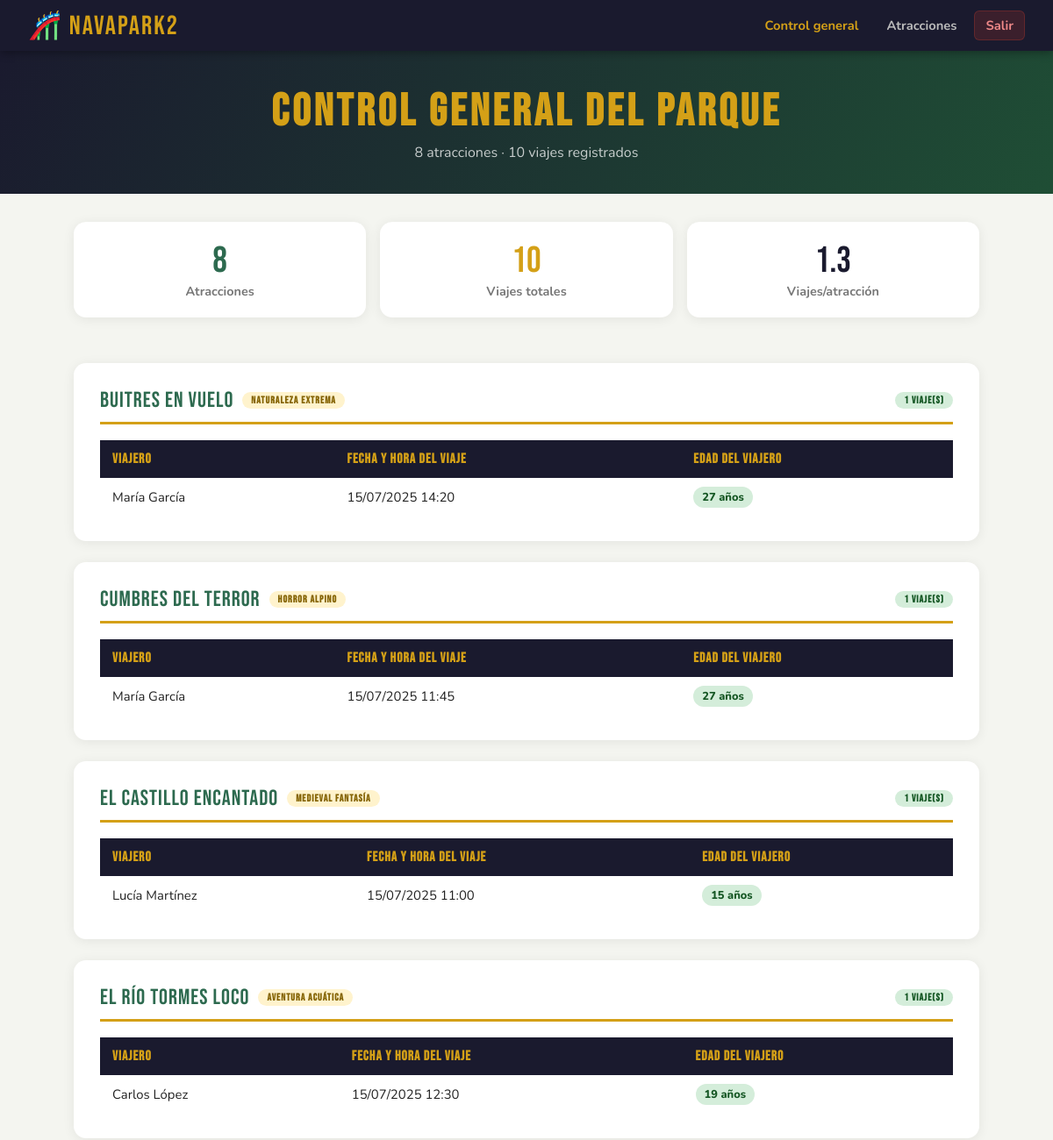
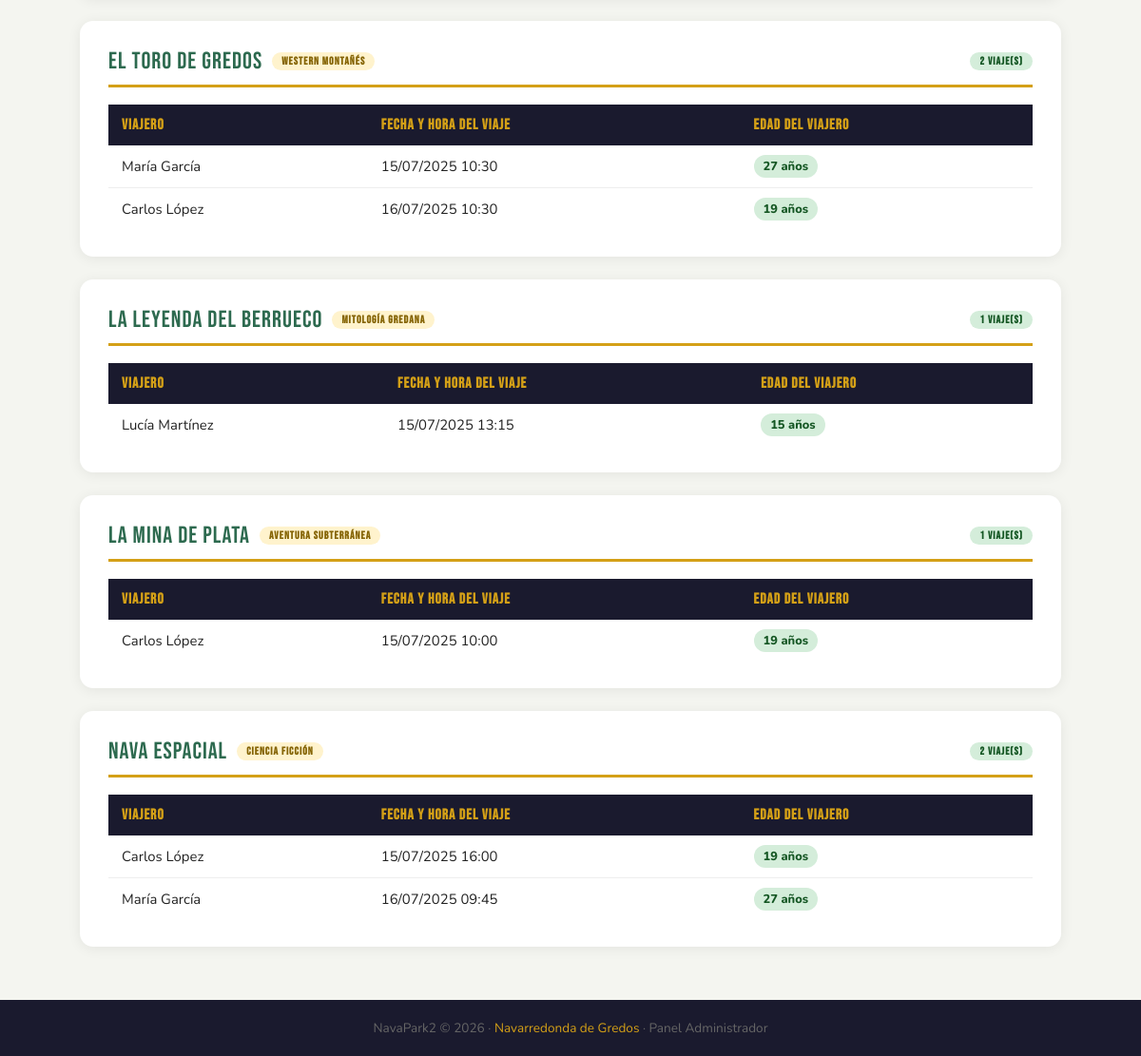
The page /admin/control.php (signed in) on the database its author committed (2 pictures, top to bottom).
### tables this page shows
CREATE TABLE viajes (
  id           INT AUTO_INCREMENT PRIMARY KEY,
  usuario_id   INT NOT NULL,
  atraccion_id INT NOT NULL,
  hora_viaje   DATETIME NOT NULL DEFAULT CURRENT_TIMESTAMP,
  edad_viajero INT NOT NULL COMMENT 'Edad calculada en el momento del viaje',
  CONSTRAINT fk_v_usuario   FOREIGN KEY (usuario_id)   REFERENCES usuarios(id)   ON DELETE CASCADE,
  CONSTRAINT fk_v_atraccion FOREIGN KEY (atraccion_id) REFERENCES atracciones(id) ON DELETE CASCADE,
  INDEX idx_usuario   (usuario_id),
  INDEX idx_atraccion (atraccion_id),
  INDEX idx_hora      (hora_viaje)
);

CREATE TABLE atracciones (
  id          INT AUTO_INCREMENT PRIMARY KEY,
  nombre      VARCHAR(150) NOT NULL,
  tematica    VARCHAR(200) NOT NULL,
  descripcion TEXT,
  activa      TINYINT(1) NOT NULL DEFAULT 1,
  created_at  TIMESTAMP DEFAULT CURRENT_TIMESTAMP
);

CREATE TABLE usuarios (
  id          INT AUTO_INCREMENT PRIMARY KEY,
  nombre      VARCHAR(100) NOT NULL,
  email       VARCHAR(150) NOT NULL UNIQUE,
  password    VARCHAR(255) NOT NULL,
  fecha_nac   DATE NOT NULL,
  rol         ENUM('cliente','admin') NOT NULL DEFAULT 'cliente',
  created_at  TIMESTAMP DEFAULT CURRENT_TIMESTAMP
);

### includes/auth.php (called while the page is built, shortened)
<?php
function h(string $s): string {
    return htmlspecialchars($s, ENT_QUOTES, 'UTF-8');
}

### admin/control.php (the view, shortened to what this page needs)
<?php
require_once '../includes/db.php';
require_once '../includes/auth.php';
$sql = "
    SELECT
        a.id             AS atraccion_id,
        a.nombre         AS atraccion,
        a.tematica,
        u.nombre         AS viajero,
        v.hora_viaje,
        v.edad_viajero
    FROM atracciones a
    LEFT JOIN viajes v    ON v.atraccion_id = a.id
    LEFT JOIN usuarios u  ON u.id = v.usuario_id
    ORDER BY a.nombre ASC, v.hora_viaje ASC
";
$rows = $pdo->query($sql)->fetchAll();
$data = [];
foreach ($rows as $r) {
    $k = $r['atraccion_id'];
    if (!isset($data[$k])) {
        $data[$k] = [
            'nombre'   => $r['atraccion'],
            'tematica' => $r['tematica'],
            'viajes'   => [],
        ];
    }
    if ($r['hora_viaje']) {
        $data[$k]['viajes'][] = [
            'viajero' => $r['viajero'],
            'hora'    => $r['hora_viaje'],
            'edad'    => $r['edad_viajero'],
        ];
    }
}
$totalAtracciones = count($data);
$totalViajes      = array_sum(array_map(fn($a) => count($a['viajes']), $data));
?>
<!DOCTYPE html>
<html lang="es">
<head>
  <link rel="stylesheet" href="../css/style.css">
</head>
<body>
<nav>
  <a href="control.php" class="logo">🎢 NavaPark2</a>
  <div class="nav-links">
    <a href="control.php" class="active">Control general</a>
    <a href="atracciones.php">Atracciones</a>
    <a href="../logout.php" class="btn-salir">Salir</a>
  </div>
</nav>
<div class="hero">
  <h1>Control General del Parque</h1>
  <p><?= $totalAtracciones ?> atracciones · <?= $totalViajes ?> viajes registrados</p>
</div>
<div class="container">
  <div style="display:grid;grid-template-columns:repeat(3,1fr);gap:16px;margin-bottom:28px">
    <div class="card" style="text-align:center;padding:20px">
      <div style="font-family:'Bebas Neue',cursive;font-size:2.6rem;color:var(--verde)"><?= $totalAtracciones ?></div>
      <div style="font-size:.9rem;color:#777;font-weight:700">Atracciones</div>
    </div>
    <div class="card" style="text-align:center;padding:20px">
      <div style="font-family:'Bebas Neue',cursive;font-size:2.6rem;color:var(--dorado)"><?= $totalViajes ?></div>
      <div style="font-size:.9rem;color:#777;font-weight:700">Viajes totales</div>
    </div>
    <div class="card" style="text-align:center;padding:20px">
      <div style="font-family:'Bebas Neue',cursive;font-size:2.6rem;color:var(--oscuro)">
        <?= $totalAtracciones > 0 ? round($totalViajes / $totalAtracciones, 1) : 0 ?>
      </div>
      <div style="font-size:.9rem;color:#777;font-weight:700">Viajes/atracción</div>
    </div>
  </div>
  <?php foreach ($data as $a): ?>
  <div class="card">
    <div class="card-title">
      <?= h($a['nombre']) ?>
      <span class="badge badge-dorado" style="font-size:.72rem"><?= h($a['tematica']) ?></span>
      <span class="badge badge-verde" style="font-size:.72rem;margin-left:auto"><?= count($a['viajes']) ?> viaje(s)</span>
    </div>
    <?php if (empty($a['viajes'])): ?>
      <p style="color:#bbb;font-style:italic;text-align:center;padding:16px 0">Sin viajes registrados todavía.</p>
    <?php else: ?>
      <div class="tabla-wrap">
        <table>
          <thead>
            <tr>
              <th>Viajero</th>
              <th>Fecha y hora del viaje</th>
              <th>Edad del viajero</th>
            </tr>
          </thead>
          <tbody>
            <?php foreach ($a['viajes'] as $v): ?>
            <tr>
              <td><?= h($v['viajero']) ?></td>
              <td><?= date('d/m/Y H:i', strtotime($v['hora'])) ?></td>
              <td><span class="badge badge-verde"><?= (int)$v['edad'] ?> años</span></td>
            </tr>
            <?php endforeach; ?>
          </tbody>
        </table>
      </div>
    <?php endif; ?>
  </div>
  <?php endforeach; ?>
</div>
<footer>NavaPark2 &copy; <?= date('Y') ?> · <span>Navarredonda de Gredos</span> · Panel Administrador</footer>
</body>
</html>

### css/style.css (style rules this page uses)
:root { --verde: #2d6a4f; --verde-cl: #52b788; --dorado: #d4a017; --oscuro: #1a1a2e; --rojo: #c0392b; --gris-bg: #f4f5f0; --blanco: #ffffff; }
*, *::before, *::after { box-sizing: border-box; margin: 0; padding: 0; }
body { font-family: 'Nunito', sans-serif; background: var(--gris-bg); color: #222; min-height: 100vh; }
nav { background: var(--oscuro); padding: 0 32px; height: 58px; display: flex; align-items: center; justify-content: space-between; box-shadow: 0 2px 10px rgba(0,0,0,.35); position: sticky; top: 0; z-index: 100; }
nav .logo { font-family: 'Bebas Neue', cursive; font-size: 1.9rem; color: var(--dorado); letter-spacing: 2px; text-decoration: none; }
nav .nav-links { display: flex; align-items: center; gap: 8px; }
nav .nav-links a { color: #bbb; text-decoration: none; padding: 6px 12px; border-radius: 6px; font-weight: 700; font-size: .92rem; transition: background .15s, color .15s; }
nav .nav-links a.active { color: var(--dorado); }
nav .nav-links .btn-salir { background: rgba(192,57,43,.2); color: #e88; border: 1px solid rgba(192,57,43,.3); }
.hero { background: linear-gradient(120deg, var(--oscuro) 0%, #1f4e35 100%); color: #fff; padding: 44px 32px 36px; text-align: center; }
.hero h1 { font-family: 'Bebas Neue', cursive; font-size: 3.2rem; color: var(--dorado); letter-spacing: 4px; line-height: 1; }
.hero p { margin-top: 10px; font-size: 1rem; opacity: .75; }
.container { max-width: 1080px; margin: 32px auto; padding: 0 24px; }
.card { background: var(--blanco); border-radius: 14px; box-shadow: 0 2px 14px rgba(0,0,0,.07); padding: 28px 30px; margin-bottom: 24px; }
.card-title { font-family: 'Bebas Neue', cursive; font-size: 1.55rem; color: var(--verde); letter-spacing: 1px; border-bottom: 3px solid var(--dorado); padding-bottom: 10px; margin-bottom: 18px; display: flex; align-items: center; gap: 10px; }
.tabla-wrap { overflow-x: auto; }
table { width: 100%; border-collapse: collapse; font-size: .93rem; }
thead th { background: var(--oscuro); color: var(--dorado); font-family: 'Bebas Neue', cursive; font-size: .98rem; letter-spacing: 1px; padding: 12px 14px; text-align: left; }
tbody td { padding: 10px 14px; border-bottom: 1px solid #eee; vertical-align: middle; }
tbody tr:last-child td { border-bottom: none; }
.badge { display: inline-block; padding: 3px 10px; border-radius: 20px; font-size: .8rem; font-weight: 800; }
.badge-verde { background: #d4edda; color: #155724; }
.badge-dorado { background: #fff3cd; color: #856404; }
footer { background: var(--oscuro); color: #666; text-align: center; padding: 20px; font-size: .85rem; margin-top: 56px; }
footer span { color: var(--dorado); }

### rows shown on the page
viajes: atraccion.nombre "Buitres en Vuelo", atraccion.tematica "Naturaleza extrema", count($a['viajes']) "1", usuario.nombre "María García", hora_viaje "15/07/2025 14:20", edad_viajero "27"
viajes: atraccion.nombre "Cumbres del Terror", atraccion.tematica "Horror alpino", count($a['viajes']) "1", usuario.nombre "María García", hora_viaje "15/07/2025 11:45", edad_viajero "27"
viajes: atraccion.nombre "El Castillo Encantado", atraccion.tematica "Medieval fantasía", count($a['viajes']) "1", usuario.nombre "Lucía Martínez", hora_viaje "15/07/2025 11:00", edad_viajero "15"
viajes: atraccion.nombre "El Río Tormes Loco", atraccion.tematica "Aventura acuática", count($a['viajes']) "1", usuario.nombre "Carlos López", hora_viaje "15/07/2025 12:30", edad_viajero "19"
viajes: usuario.nombre "María García", hora_viaje "15/07/2025 10:30", edad_viajero "27"
viajes: usuario.nombre "Carlos López", hora_viaje "16/07/2025 10:30", edad_viajero "19"
viajes: atraccion.nombre "La Leyenda del Berrueco", atraccion.tematica "Mitología gredana", count($a['viajes']) "1", usuario.nombre "Lucía Martínez", hora_viaje "15/07/2025 13:15", edad_viajero "15"
viajes: atraccion.nombre "La Mina de Plata", atraccion.tematica "Aventura subterránea", count($a['viajes']) "1", usuario.nombre "Carlos López", hora_viaje "15/07/2025 10:00", edad_viajero "19"
viajes: usuario.nombre "Carlos López", hora_viaje "15/07/2025 16:00", edad_viajero "19"
viajes: usuario.nombre "María García", hora_viaje "16/07/2025 09:45", edad_viajero "27"

### other values the page prints
$totalAtracciones "8"
$totalViajes "10"
$totalViajes / $totalAtracciones "1.3"
$a['nombre'] "El Toro de Gredos"
$a['tematica'] "Western montañés"
count($a['viajes']) "2"
$a['nombre'] "Nava Espacial"
$a['tematica'] "Ciencia ficción"
